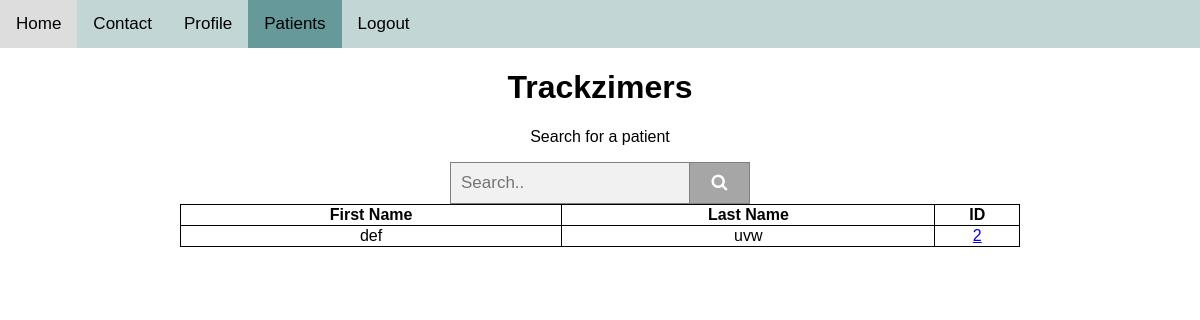
The page /html/doctorsearch.php (signed in) on the database its author committed.
### tables this page shows
create table patient(
	patient_id int not null auto_increment, 
	first_name varchar(50) not null, 
	middle_name varchar(50), 
	last_name varchar(50) not null,
    SSN varchar(50) not null, 
	email varchar(50) not null unique, 
    phone int not null, 
	password_hash varchar(50) not null, 
	street varchar(50) not null, 
	street_no varchar(50) not null, 
	city varchar(50) not null, 
	country varchar(50) not null, 
	zip varchar(50) not null, 
    state varchar(50) not null, 
	date_of_birth date not null, 
	gender varchar(50) not null, 
	stage varchar(50),
	education int not null, 
    bedroom_floor int not null, 
	diagnosis_date date not null, 
	diagnosis_description text, 
	primary key (patient_id));

### html/doctorsearch.php (the view, shortened to what this page needs)
<!DOCTYPE html>
<html>
<head>
<link rel="stylesheet" href="top_menu_style.css">
<link rel="stylesheet" href="https://cdnjs.cloudflare.com/ajax/libs/font-awesome/4.7.0/css/font-awesome.min.css">
</head>
<body>
  <div class="navbar">
    <a href="doctorstart.php">Home</a>
    <a href="contact.php">Contact</a>
    <a href="../html/doctorprofile.php">Profile</a>
    <a class="active" href="../html/doctorsearch.php">Patients</a>
    <a href="../html/php/logout.php">Logout</a>
  </div>
<div class="c">
<h1>Trackzimers</h1>
<p>Search for a patient</p>
<form class="example" action="/action_page.php" style="margin:auto;max-width:300px">
  <input type="text" placeholder="Search.." name="search2">
  <button type="submit"><i class="fa fa-search"></i></button>
</form>
<table style="width:70%" align="center">
<tr>
<th>First Name</th>
<th>Last Name</th>
<th>ID</th>
</tr>
<?php
$id = $_SESSION["id"];
include dirname(__DIR__).'/html/php/openDB.php';
$result = mysqli_query($link,"select p.first_name, p.last_name, p.patient_id
                              from patient as p, patient_doctor as p_d
                    where p.patient_id = p_d.patient_id and p_d.doctor_id = '$id'")
or
die("Could not issue MySQL query");
if ($result->num_rows > 0) {
    while($row = $result->fetch_assoc()) {
        echo "<tr><td>" . $row["first_name"]. "</td>
        <td>" . $row["last_name"] . "</td>
        <td><a href ='../html/patientdoctor.php'>". $row["patient_id"]. "</a></td></tr>";
}
echo "</table>";
}
?>
</body>
</html>

### html/top_menu_style.css (style rules this page uses)
body { margin: 0; font-family: Arial, Helvetica, sans-serif; }
.navbar { overflow: hidden; background-color: #c2d6d6; }
.navbar a { float: left; color: black; text-align: center; padding: 14px 16px; text-decoration: none; font-size: 17px; }
.navbar a.active { background-color: #669999; color: black; }
form.example input[type=text] { padding: 10px; font-size: 17px; border: 1px solid grey; float: left; width: 80%; background: #f1f1f1; }
form.example button { float: left; width: 20%; padding: 10px; background: #a6a6a6; color: white; font-size: 17px; border: 1px solid grey; border-left: none; cursor: pointer; }
form.example::after { content: ""; clear: both; display: table; }
div.c { Text-align: center; }
table, th, td { border: 1px solid black; border-collapse: collapse; }

### html/doctorsearch.php (style rules this page uses)
body { font-family: Arial; }
* { box-sizing: border-box; }
form.example input[type=text] { padding: 10px; font-size: 17px; border: 1px solid grey; float: left; width: 80%; background: #f1f1f1; }
form.example button { float: left; width: 20%; padding: 10px; background: #a6a6a6; color: white; font-size: 17px; border: 1px solid grey; border-left: none; cursor: pointer; }
form.example::after { content: ""; clear: both; display: table; }
div.c { Text-align: center; }
table, th, td { border: 1px solid black; border-collapse: collapse; }

### rows shown on the page
patient: first_name "def", last_name "uvw", patient_id "2"
